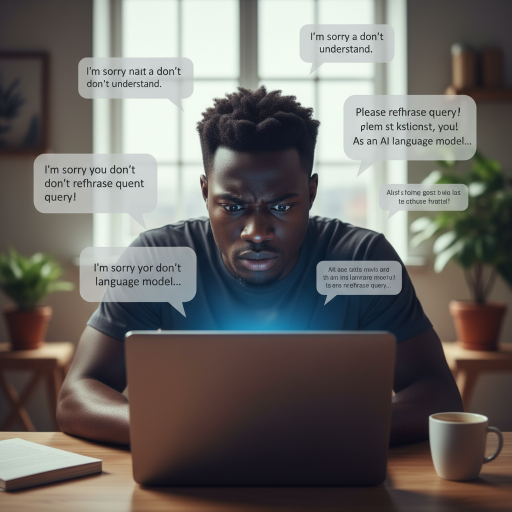
#> input picture montage3/edit/broll/confused_ia.png, 1024 x 1024 px (shown at 1/2 size); its folder holds only this picture in this run
$ python broll_anim.py
#> lines starting #> are read from the running program, lines starting #| are printed output that depends on the picture
#> in render_clip, src is the input picture: PIL image 1024x1024 RGB; mean R, G, B 109.3, 106.2, 102.7
#!/usr/bin/env python3
"""Anime les images B-roll avec entrées spectaculaires. ProRes 4444 alpha."""
import math, os, subprocess, sys
from PIL import Image, ImageDraw, ImageFilter, ImageEnhance, ImageFont, ImageChops

W, H, FPS = 1080, 1920, 30
HERE  = os.path.dirname(__file__)
BROLL = os.path.join(HERE, "broll")
OUT   = os.path.join(HERE, "broll_clips")
os.makedirs(OUT, exist_ok=True)

GOLD=(255,200,70); CYAN=(0,212,255); WHITE=(255,255,255)
BOLD="/usr/share/fonts/truetype/dejavu/DejaVuSans-Bold.ttf"
_fc={}
def font(s):
    if s not in _fc: _fc[s]=ImageFont.truetype(BOLD,s)
    return _fc[s]

def eo(t): t=max(0,min(1,t)); return 1-(1-t)**3
def cl(x,a=0,b=1): return max(a,min(b,x))
def lerp(a,b,t): return a+(b-a)*t

def bg_blur(im):
    b=im.copy().resize((W,H)); b=b.filter(ImageFilter.GaussianBlur(40))
#> after `b = im.copy().resize((W, H))`:
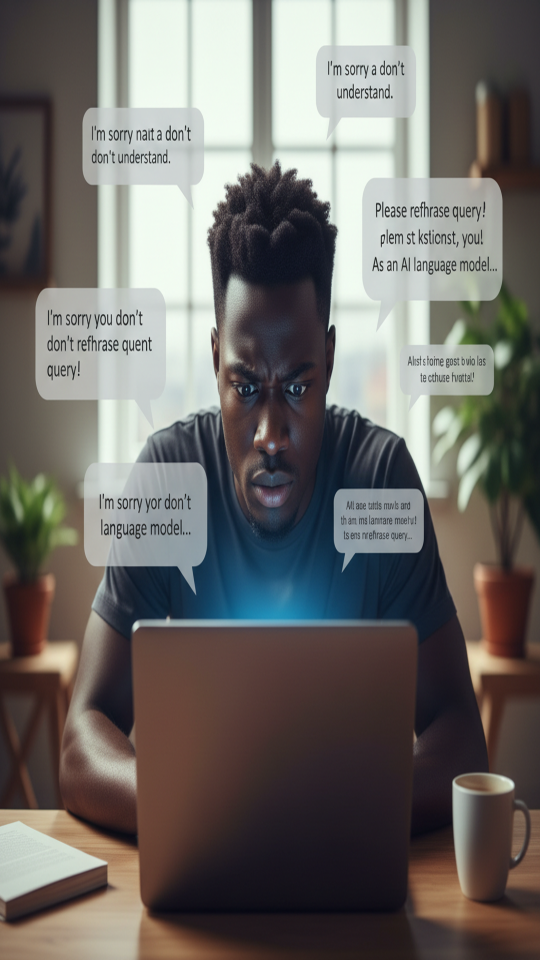
#> b: PIL image 1080x1920 RGB (shown at 1/2 size); mean R, G, B 109.3, 106.2, 102.7
#> after `b = b.filter(ImageFilter.GaussianBlur(40))`:
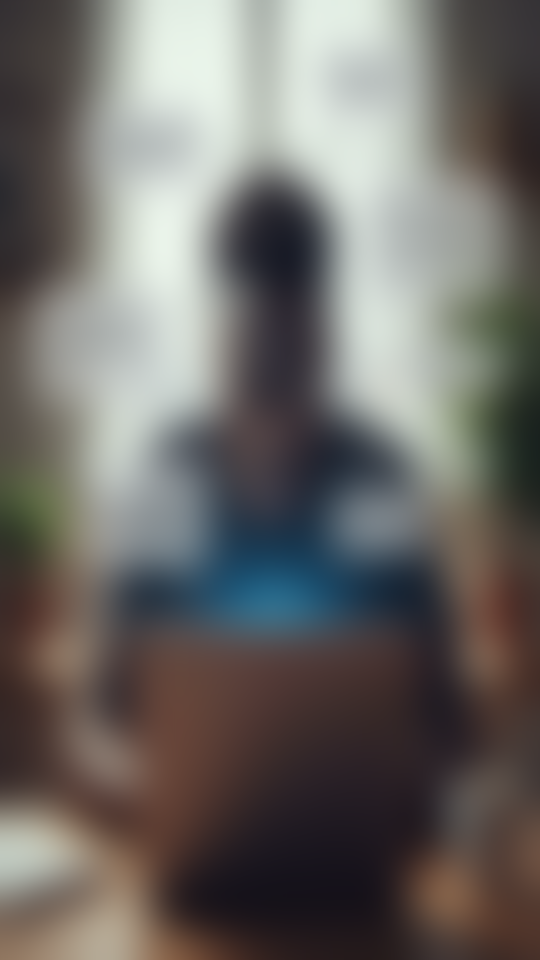
#> b: PIL image 1080x1920 RGB (shown at 1/2 size); mean R, G, B 109.2, 106.1, 102.7
    b=ImageEnhance.Brightness(b).enhance(0.45); return b.convert("RGBA")
#> after `b = ImageEnhance.Brightness(b).enhance(0.45)`:
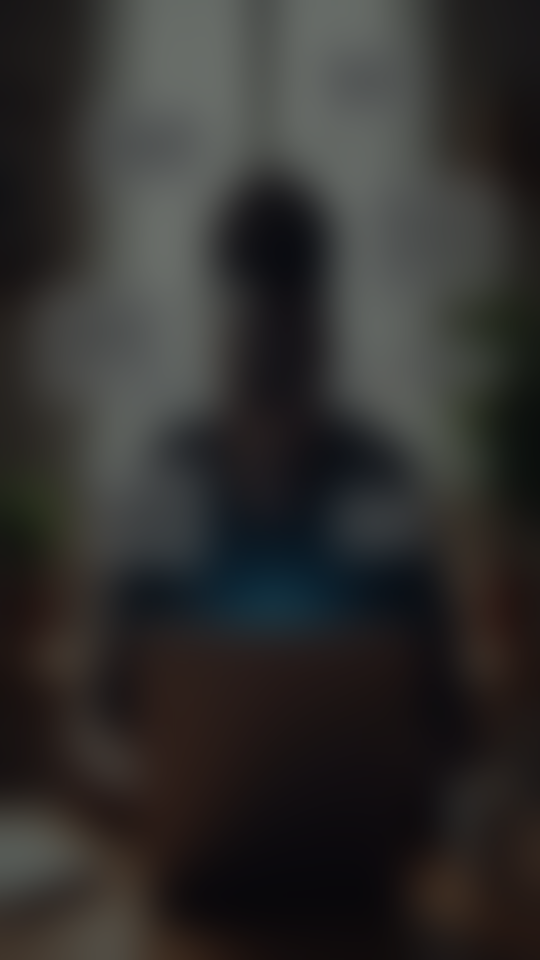
#> b: PIL image 1080x1920 RGB (shown at 1/2 size); mean R, G, B 48.7, 47.3, 45.7

def rgb_split(im,dx):
    r,g,b=im.split()
    r=r.transform(r.size,Image.AFFINE,(1,0,-dx,0,1,0))
    b=b.transform(b.size,Image.AFFINE,(1,0,dx,0,1,0))
    return Image.merge("RGB",(r,g,b))

def corner_brackets(draw,box,a,c=CYAN,L=60,wdt=5):
    x0,y0,x1,y1=box; A=int(a)
    for cx,cy,sx,sy in [(x0,y0,1,1),(x1,y0,-1,1),(x0,y1,1,-1),(x1,y1,-1,-1)]:
        draw.line([(cx,cy),(cx+sx*L,cy)],fill=(*c,A),width=wdt)
        draw.line([(cx,cy),(cx,cy+sy*L)],fill=(*c,A),width=wdt)

def light_sweep(size,prog):
    w,h=size; lay=Image.new("RGBA",(w,h),(0,0,0,0)); d=ImageDraw.Draw(lay)
    x=int(lerp(-w*0.5,w*1.5,prog)); bw=int(w*0.18)
    for i in range(-bw,bw):
        aa=int(120*(1-abs(i)/bw))
        d.line([(x+i,0),(x+i-int(h*0.3),h)],fill=(255,255,255,max(0,aa)),width=2)
    return lay

def ENTER(kind,p,im_w,im_h):
    e=eo(p)
    if kind=="punch":  return lerp(1.6,1.0,e),0,0
    if kind=="slide_r":return 1.05,int(lerp(W*0.7,0,e)),0
    if kind=="slide_l":return 1.05,int(lerp(-W*0.7,0,e)),0
    if kind=="rise":   return lerp(1.15,1.0,e),0,int(lerp(H*0.5,0,e))
    if kind=="glitch": return lerp(1.12,1.0,e),0,0
    if kind=="flash":  return lerp(0.7,1.0,e),0,0
    return 1.0,0,0

def render_clip(name,img_name,dur,enter,label=None,kb=0.10):
    src=Image.open(os.path.join(BROLL,f"{img_name}.png")).convert("RGB")
    bg=bg_blur(src); n=int(dur*FPS)
    fin_a,fout_a=0.13,0.20
    cmd=["ffmpeg","-y","-f","rawvideo","-pix_fmt","rgba","-s",f"{W}x{H}","-r",str(FPS),
         "-i","pipe:0","-c:v","prores_ks","-profile:v","4444","-pix_fmt","yuva444p10le",
         "-an",os.path.join(OUT,f"{name}.mov")]
#> (the run stopped early here; a loop or call above may not have finished)
